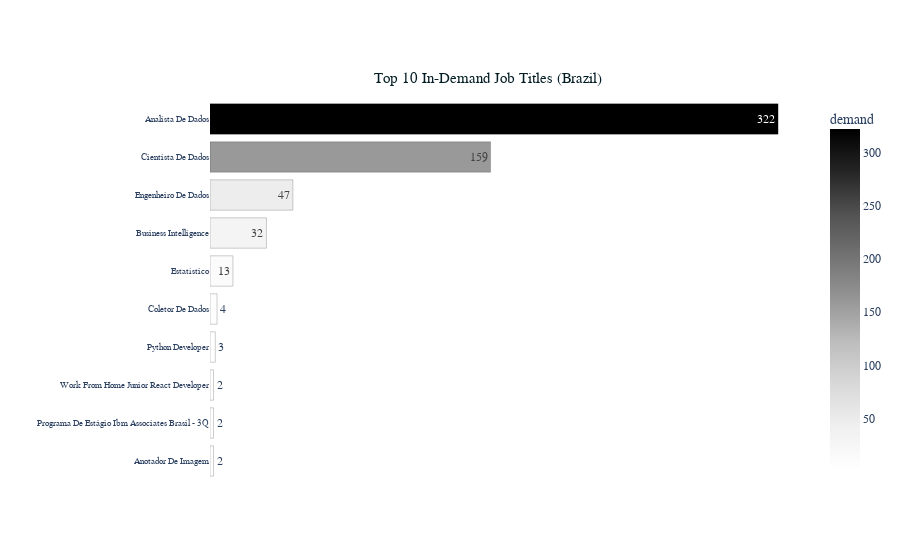

Notebook cell for this chart:
### Code cell
# # Creating the horizontal bar plot with Plotly Express
# fig = px.bar(df_sorted, 
#              y="job_title", 
#              x="demand", 
#              orientation='h',
#              labels={'Job Title': '', 'Count': ''},
#              title="Top 10 In-Demand Job Titles (Brazil)",
#              text='demand',
#              template="plotly_white",
#              color="demand",
#              color_continuous_scale="Greys")

# # # Customize the plot
# fig.update_layout(font=dict(family=c.FONT),
#                   xaxis=dict(visible=False, showticklabels=False),
#                   yaxis=dict(title='', tickfont=dict(size=9, family=c.FONT)),
#                   title=dict(x=0.542,
#                              y=0.87, 
#                              xanchor='center',
#                              yanchor='top',
#                              font=dict(size=15, color="#031D24")))

# # Add an outline (border) to the bars
# fig.update_traces(marker=dict(line=dict(color='black', width=0.2)))

# # Show the plot
# fig.show()

### Figure 1 — Plotly figure (JSON) as saved in the notebook; plotly's stock layout.template omitted (floating-point values rounded to 4 significant figures)
{"data": [{"alignmentgroup": "True", "hovertemplate": "demand=%{marker.color}<br>job_title=%{y}<extra></extra>", "legendgroup": "", "marker": {"color": [2, 2, 2, 3, 4, 13, 32, 47, 159, 322], "coloraxis": "coloraxis", "line": {"color": "black", "width": 0.2}, "pattern": {"shape": ""}}, "name": "", "offsetgroup": "", "orientation": "h", "showlegend": false, "text": [2, 2, 2, 3, 4, 13, 32, 47, 159, 322], "textposition": "auto", "type": "bar", "x": [2, 2, 2, 3, 4, 13, 32, 47, 159, 322], "xaxis": "x", "y": ["Anotador De Imagem", "Programa De Estágio Ibm Associates Brasil - 3Q", "Work From Home Junior React Developer", "Python Developer", "Coletor De Dados", "Estatístico", "Business Intelligence", "Engenheiro De Dados", "Cientista De Dados", "Analista De Dados"], "yaxis": "y"}], "layout": {"barmode": "relative", "coloraxis": {"colorbar": {"title": {"text": "demand"}}, "colorscale": [[0, "rgb(255,255,255)"], [0.125, "rgb(240,240,240)"], [0.25, "rgb(217,217,217)"], [0.375, "rgb(189,189,189)"], [0.5, "rgb(150,150,150)"], [0.625, "rgb(115,115,115)"], [0.75, "rgb(82,82,82)"], [0.875, "rgb(37,37,37)"], [1, "rgb(0,0,0)"]]}, "font": {"family": "bookman old style"}, "legend": {"tracegroupgap": 0}, "title": {"font": {"color": "#031D24", "size": 15}, "text": "Top 10 In-Demand Job Titles (Brazil)", "x": 0.542, "xanchor": "center", "y": 0.87, "yanchor": "top"}, "xaxis": {"anchor": "y", "domain": [0, 1], "showticklabels": false, "title": {"text": "demand"}, "visible": false}, "yaxis": {"anchor": "x", "domain": [0, 1], "tickfont": {"family": "bookman old style", "size": 9}, "title": {"text": ""}}}}
